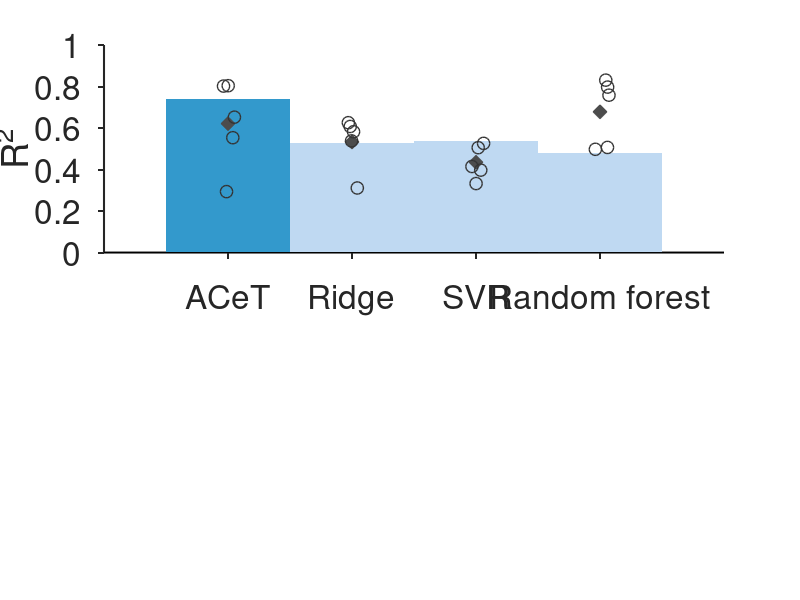

This chart was generated by the following MATLAB code: (Note: this script raises an error after producing the figure.)
%% Figure 2c: corrected ACeT versus comparator performance
% Required input:
%   figure2c_corrected_baselines.mat
%
% Bars: held-out test metrics
% Diamonds: five-fold CV means
% Open circles: individual CV-fold values
%
% No model training is performed in MATLAB.

clearvars;
close all;
clc;

data = load('figure2c_corrected_baselines.mat');

cv_r2   = data.cv_r2;
cv_rmse = data.cv_rmse;
cv_mae  = data.cv_mae;

test_r2   = data.test_r2_all(:)';
test_rmse = data.test_rmse_all(:)';
test_mae  = data.test_mae_all(:)';

models = {'ACeT','Ridge','SVR','Random forest'};

barColors = [
    0.20 0.60 0.80;
    0.75 0.85 0.95;
    0.75 0.85 0.95;
    0.75 0.85 0.95
];

diamondColor = [0.30 0.30 0.30];
circleEdgeColor = [0.20 0.20 0.20];

rng(0);  % deterministic jitter for fold points
jitter = (rand(5,4) - 0.5) * 0.15;

figure('Color','w','Units','normalized','Position',[0.05 0.10 0.90 0.70]);

%% R2 panel
subplot(2,2,[1,2]);
hold on;
for i = 1:4
    bar(i, test_r2(i), ...
        'FaceColor',barColors(i,:), ...
        'BarWidth',0.5, ...
        'EdgeColor','none');
end
scatter(1:4, mean(cv_r2,1), 100, 'd', ...
    'MarkerEdgeColor',diamondColor, ...
    'MarkerFaceColor',diamondColor);
for i = 1:4
    scatter(i + jitter(:,i), cv_r2(:,i), 80, 'o', ...
        'MarkerEdgeColor',circleEdgeColor, ...
        'MarkerFaceColor','none', ...
        'LineWidth',1);
end
ylim([0 1]);
ylabel('R^2','FontSize',24);
xticks(1:4);
xticklabels(models);
set(gca,'FontSize',24,'FontName','Helvetica', ...
    'LineWidth',1.5,'TickDir','out','Box','off');

hBars = findobj(gca,'Type','Bar');
hMean = findobj(gca,'Type','Scatter','Marker','d');
hFold = findobj(gca,'Type','Scatter','Marker','o');
legend([hBars(end), hMean(1), hFold(end)], ...
    {'Test set','CV mean','CV folds'}, ...
    'Location','best','FontSize',20,'Box','off');

%% RMSE panel
subplot(2,2,3);
hold on;
for i = 1:4
    bar(i, test_rmse(i), ...
        'FaceColor',barColors(i,:), ...
        'BarWidth',0.5, ...
        'EdgeColor','none');
end
scatter(1:4, mean(cv_rmse,1), 100, 'd', ...
    'MarkerEdgeColor',diamondColor, ...
    'MarkerFaceColor',diamondColor);
for i = 1:4
    scatter(i + jitter(:,i), cv_rmse(:,i), 80, 'o', ...
        'MarkerEdgeColor',circleEdgeColor, ...
        'MarkerFaceColor','none', ...
        'LineWidth',1);
end
ylabel('RMSE (cP)','FontSize',24);
xticks(1:4);
xticklabels(models);
xtickangle(45);
ylim([0, 1.15 * max([test_rmse(:); cv_rmse(:)])]);
set(gca,'FontSize',24,'FontName','Helvetica', ...
    'LineWidth',1.5,'TickDir','out','Box','off');

%% MAE panel
subplot(2,2,4);
hold on;
for i = 1:4
    bar(i, test_mae(i), ...
        'FaceColor',barColors(i,:), ...
        'BarWidth',0.5, ...
        'EdgeColor','none');
end
scatter(1:4, mean(cv_mae,1), 100, 'd', ...
    'MarkerEdgeColor',diamondColor, ...
    'MarkerFaceColor',diamondColor);
for i = 1:4
    scatter(i + jitter(:,i), cv_mae(:,i), 80, 'o', ...
        'MarkerEdgeColor',circleEdgeColor, ...
        'MarkerFaceColor','none', ...
        'LineWidth',1);
end
ylabel('MAE (cP)','FontSize',24);
xticks(1:4);
xticklabels(models);
xtickangle(45);
ylim([0, 1.15 * max([test_mae(:); cv_mae(:)])]);
set(gca,'FontSize',24,'FontName','Helvetica', ...
    'LineWidth',1.5,'TickDir','out','Box','off');

print(gcf,'Figure_2c_corrected.png','-dpng','-r600');
saveas(gcf,'Figure_2c_corrected.svg');
print(gcf,'Figure_2c_corrected.eps','-depsc2','-vector');
